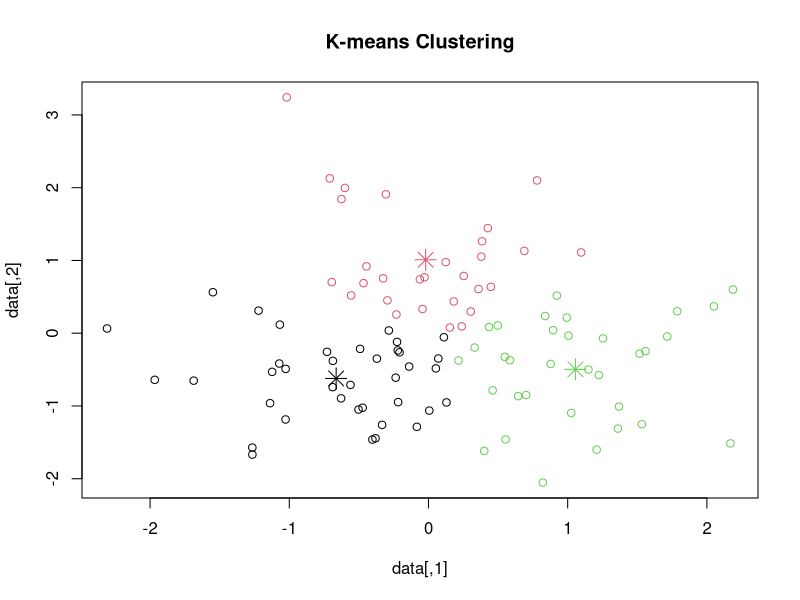

Here is the R script that generated this plot:
set.seed(123)  
data <- matrix(rnorm(100 * 2), ncol = 2)

kmeans_result <- kmeans(data, centers = 3)

cat("Cluster centers:\n")
print(kmeans_result$centers)

cat("\nCluster membership:\n")
print(kmeans_result$cluster)

plot(data, col = kmeans_result$cluster, main = "K-means Clustering")
points(kmeans_result$centers, col = 1:3, pch = 8, cex = 2)